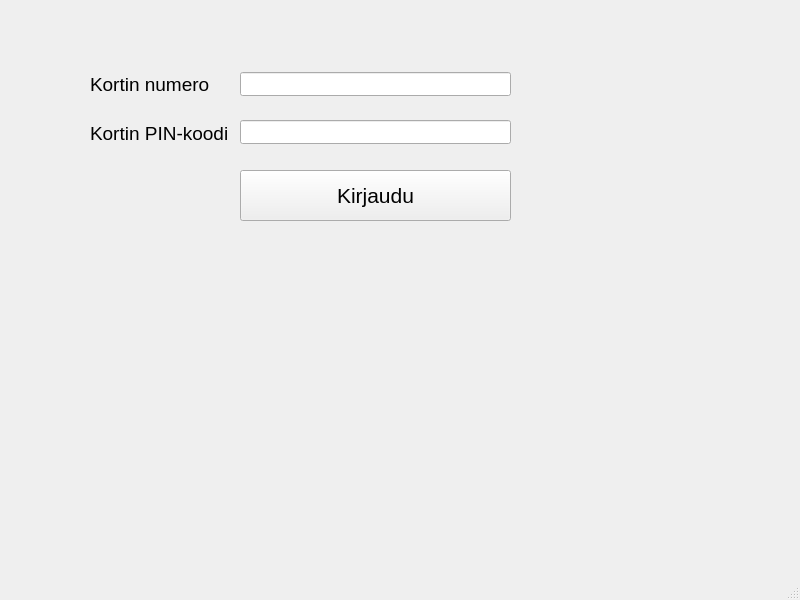
<?xml version="1.0" encoding="UTF-8"?>
<ui version="4.0">
 <class>MainWindow</class>
 <widget class="QMainWindow" name="MainWindow">
  <property name="geometry">
   <rect>
    <x>0</x>
    <y>0</y>
    <width>800</width>
    <height>600</height>
   </rect>
  </property>
  <property name="windowTitle">
   <string>MainWindow</string>
  </property>
  <widget class="QWidget" name="centralwidget">
   <widget class="QLabel" name="label">
    <property name="geometry">
     <rect>
      <x>90</x>
      <y>71</y>
      <width>131</width>
      <height>26</height>
     </rect>
    </property>
    <property name="font">
     <font>
      <pointsize>14</pointsize>
     </font>
    </property>
    <property name="text">
     <string>Kortin numero</string>
    </property>
   </widget>
   <widget class="QLineEdit" name="textcard_pin">
    <property name="geometry">
     <rect>
      <x>240</x>
      <y>120</y>
      <width>271</width>
      <height>24</height>
     </rect>
    </property>
    <property name="echoMode">
     <enum>QLineEdit::Password</enum>
    </property>
   </widget>
   <widget class="QPushButton" name="btnLogin">
    <property name="geometry">
     <rect>
      <x>240</x>
      <y>170</y>
      <width>271</width>
      <height>51</height>
     </rect>
    </property>
    <property name="font">
     <font>
      <pointsize>16</pointsize>
     </font>
    </property>
    <property name="text">
     <string>Kirjaudu</string>
    </property>
   </widget>
   <widget class="QLabel" name="label_2">
    <property name="geometry">
     <rect>
      <x>90</x>
      <y>120</y>
      <width>151</width>
      <height>26</height>
     </rect>
    </property>
    <property name="font">
     <font>
      <pointsize>14</pointsize>
     </font>
    </property>
    <property name="text">
     <string>Kortin PIN-koodi</string>
    </property>
   </widget>
   <widget class="QLineEdit" name="textIdUser">
    <property name="geometry">
     <rect>
      <x>240</x>
      <y>72</y>
      <width>271</width>
      <height>24</height>
     </rect>
    </property>
   </widget>
   <widget class="QLabel" name="labelInfo">
    <property name="geometry">
     <rect>
      <x>110</x>
      <y>220</y>
      <width>451</width>
      <height>121</height>
     </rect>
    </property>
    <property name="font">
     <font>
      <pointsize>14</pointsize>
     </font>
    </property>
    <property name="text">
     <string/>
    </property>
   </widget>
  </widget>
  <widget class="QMenuBar" name="menubar">
   <property name="geometry">
    <rect>
     <x>0</x>
     <y>0</y>
     <width>800</width>
     <height>21</height>
    </rect>
   </property>
  </widget>
  <widget class="QStatusBar" name="statusbar"/>
 </widget>
 <resources/>
 <connections/>
</ui>
